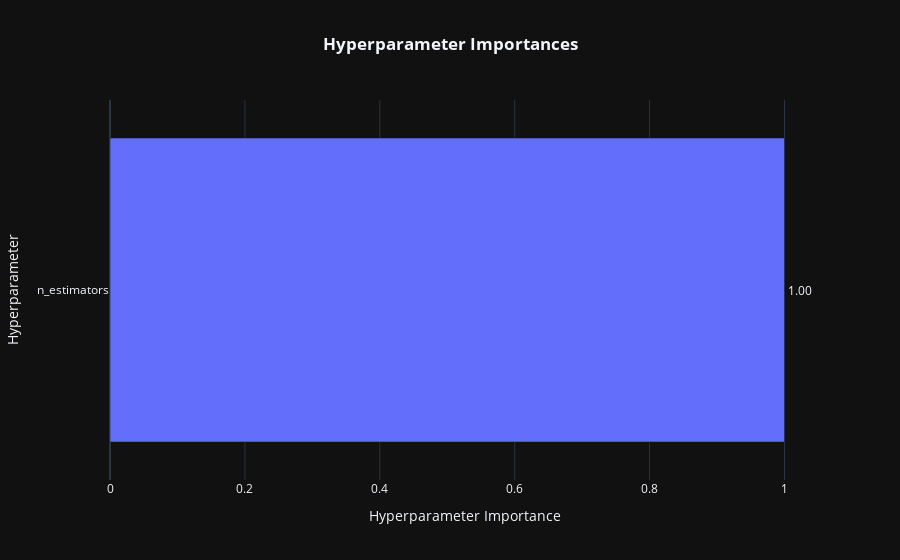

The notebook cell saved with this chart:
### Code cell
fig = optuna.visualization.plot_param_importances(study)
fig.update_layout(template='plotly_dark', title='<b>Hyperparameter Importances', title_x=0.5)

### Figure 1 — Plotly figure (JSON) as saved in the notebook; plotly's stock layout.template omitted (floating-point values rounded to 4 significant figures)
{"data": [{"cliponaxis": false, "hovertemplate": ["n_estimators (IntDistribution): 1.0<extra></extra>"], "name": "Objective Value", "orientation": "h", "text": ["1.00"], "textposition": "outside", "type": "bar", "x": [1], "y": ["n_estimators"]}], "layout": {"autosize": true, "title": {"text": "<b>Hyperparameter Importances", "x": 0.5}, "xaxis": {"autorange": true, "range": [0, 1.053], "title": {"text": "Hyperparameter Importance"}, "type": "linear"}, "yaxis": {"autorange": true, "range": [-0.5, 0.5], "title": {"text": "Hyperparameter"}, "type": "category"}}}
